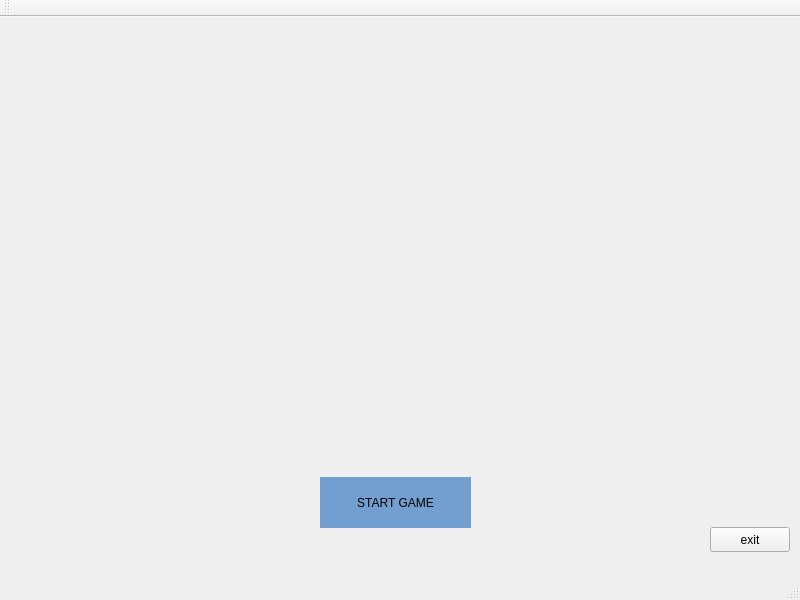
<?xml version="1.0" encoding="UTF-8"?>
<ui version="4.0">
 <class>FormStart</class>
 <widget class="QMainWindow" name="FormStart">
  <property name="geometry">
   <rect>
    <x>0</x>
    <y>0</y>
    <width>800</width>
    <height>600</height>
   </rect>
  </property>
  <property name="windowTitle">
   <string>FormStart</string>
  </property>
  <widget class="QWidget" name="centralWidget">
   <widget class="QLabel" name="lbl_img_start">
    <property name="geometry">
     <rect>
      <x>140</x>
      <y>80</y>
      <width>511</width>
      <height>341</height>
     </rect>
    </property>
    <property name="styleSheet">
     <string notr="true">background-image: url(:/new/prefix1/img/Gladiator_start.png);</string>
    </property>
    <property name="text">
     <string/>
    </property>
    <property name="pixmap">
     <pixmap resource="imgtest.qrc">:/new/prefix1/img/Gladiator_start.png</pixmap>
    </property>
    <property name="scaledContents">
     <bool>true</bool>
    </property>
   </widget>
   <widget class="QPushButton" name="btn_start">
    <property name="geometry">
     <rect>
      <x>320</x>
      <y>460</y>
      <width>151</width>
      <height>51</height>
     </rect>
    </property>
    <property name="styleSheet">
     <string notr="true">color: rgb(0, 0, 0);
background-color: rgb(114, 159, 207);
border: 5px;
</string>
    </property>
    <property name="text">
     <string>START GAME</string>
    </property>
   </widget>
   <widget class="QPushButton" name="btn_close_app">
    <property name="geometry">
     <rect>
      <x>710</x>
      <y>510</y>
      <width>80</width>
      <height>25</height>
     </rect>
    </property>
    <property name="text">
     <string>exit</string>
    </property>
   </widget>
  </widget>
  <widget class="QMenuBar" name="menuBar">
   <property name="geometry">
    <rect>
     <x>0</x>
     <y>0</y>
     <width>800</width>
     <height>22</height>
    </rect>
   </property>
  </widget>
  <widget class="QToolBar" name="mainToolBar">
   <attribute name="toolBarArea">
    <enum>TopToolBarArea</enum>
   </attribute>
   <attribute name="toolBarBreak">
    <bool>false</bool>
   </attribute>
  </widget>
  <widget class="QStatusBar" name="statusBar"/>
 </widget>
 <layoutdefault spacing="6" margin="11"/>
 <resources>
  <include location="imgtest.qrc"/>
 </resources>
 <connections/>
</ui>
